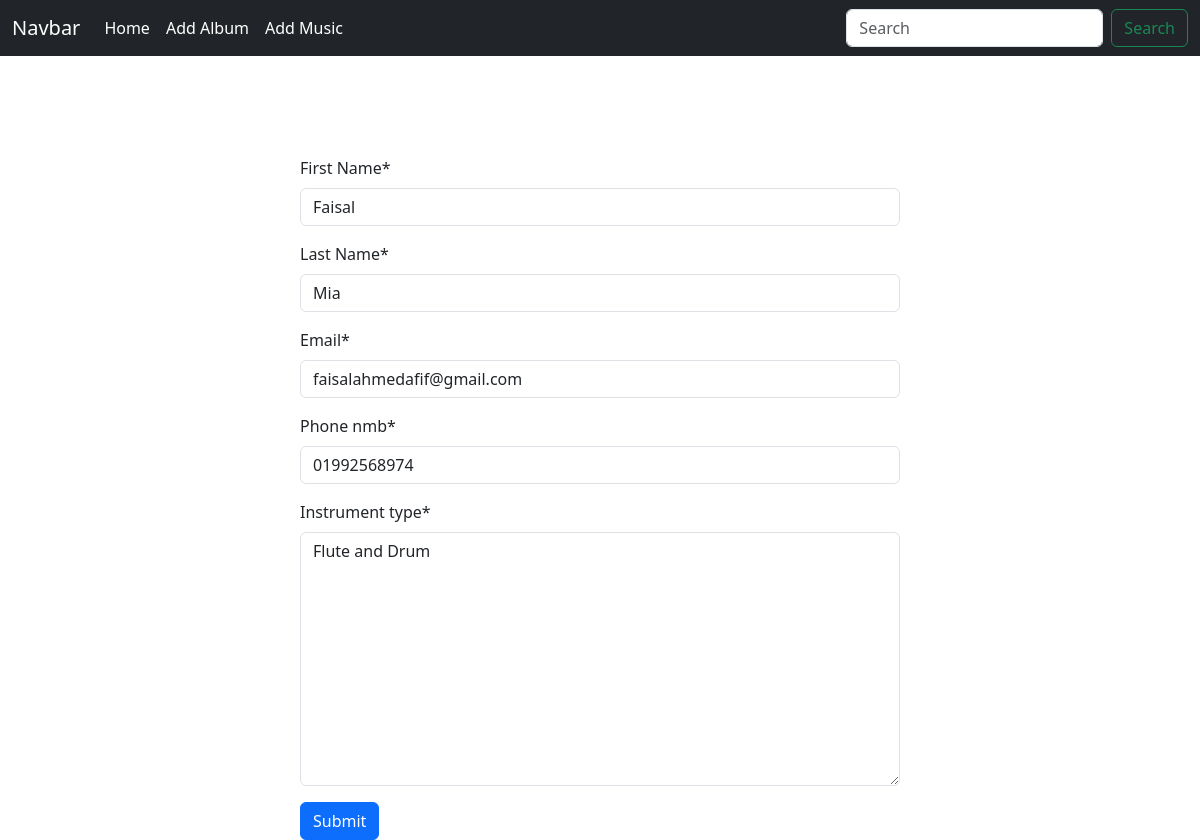
/musician_app/edit/Faisal/Mia/, run on the app's committed database.
### musician_app/models.py (models this page shows, shortened)
class Musician(models.Model):
    first_Name = models.CharField(max_length=200)
    last_Name = models.CharField(max_length=200)
    email = models.EmailField()
    phone_nmb = models.CharField(max_length=11)
    instrument_type = models.TextField()

### musician_app/views.py (the view)
# urls.py: path('edit/<str:first_name>/<str:last_name>/',views.edit_music,name='edit_music'),
def edit_music(request,first_name,last_name):
    musician = models.Musician.objects.get(first_Name=first_name,last_Name=last_name)
    musician_form = forms.CreateMusic(instance=musician)
    if request.method == 'POST':
        musician_form = forms.CreateMusic(request.POST ,instance=musician)
        if musician_form.is_valid():
            musician_form.save()
            return redirect("homepage")
    return render(request,'add_music.html',{'form' : musician_form})

### musician_app/forms.py
class CreateMusic(forms.ModelForm):
    class Meta:
        model = Musician
        fields = '__all__'

### musician_app/templates/add_music.html (shortened to what this page needs)
{% extends "base.html" %}
{% load crispy_forms_tags %}
{% block content %}
<form style="width: 50%; margin:auto;margin-top:100px;" method="post">
    {{form | crispy}}
    <button class="btn btn-primary">Submit</button>
</form>
{% endblock content %}

### data on the page
Musician: first_Name "Faisal", last_Name "Mia", email "faisalahmedafif@gmail.com", phone_nmb "01992568974", instrument_type "Flute and Drum"
